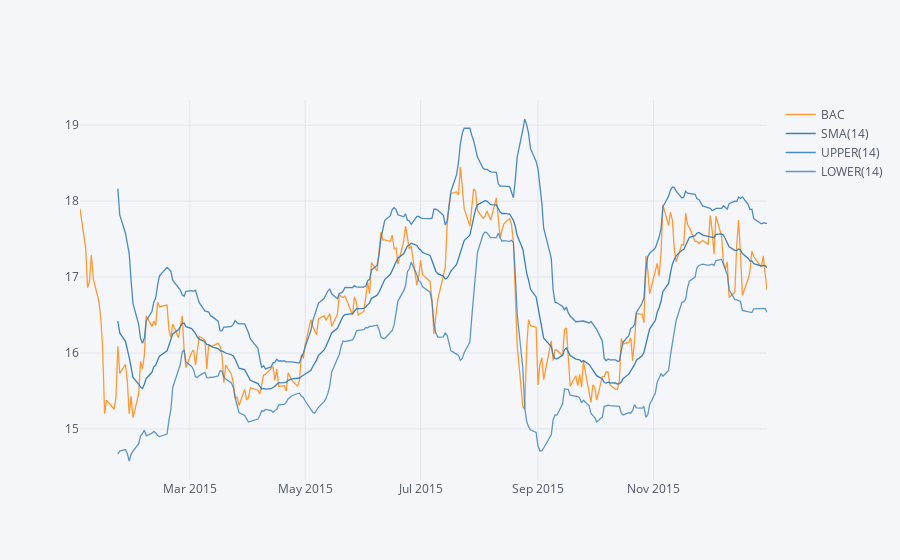

The notebook cell this image was saved under:
### Markdown cell above
#### 3-15. 繪製 BAC 在 2015 的 Bollinger Band Plot。

### Code cell
BAC = bank_stocks.xs(key = 'Close', axis =1 ,level = 'Stock Info')

BAC.loc['2015-01-01':'2016-01-01']['BAC'].ta_plot(study = 'boll')

### Figure 1 — Plotly figure (JSON) as saved in the notebook; plotly's stock layout.template omitted (floating-point values rounded to 4 significant figures; data arrays with more than 128 entries replaced by an {"elided": "..."} marker saying what was removed)
{"data": [{"line": {"color": "rgba(255, 153, 51, 1.0)", "dash": "solid", "shape": "linear", "width": 1.3}, "mode": "lines", "name": "BAC", "text": "", "type": "scatter", "x": {"elided": "252 str values"}, "y": {"elided": "252 float values"}}, {"line": {"color": "rgba(55, 128, 191, 1.0)", "dash": "solid", "shape": "linear", "width": 1.3}, "mode": "lines", "name": "SMA(14)", "text": "", "type": "scatter", "x": {"elided": "252 str values"}, "y": {"elided": "252 mixed values"}}, {"line": {"color": "rgba(55, 128, 191, 0.8999999999999999)", "dash": "solid", "shape": "linear", "width": 1.3}, "mode": "lines", "name": "UPPER(14)", "text": "", "type": "scatter", "x": {"elided": "252 str values"}, "y": {"elided": "252 mixed values"}}, {"line": {"color": "rgba(55, 128, 191, 0.7999999999999998)", "dash": "solid", "shape": "linear", "width": 1.3}, "mode": "lines", "name": "LOWER(14)", "text": "", "type": "scatter", "x": {"elided": "252 str values"}, "y": {"elided": "252 mixed values"}}], "layout": {"legend": {"bgcolor": "#F5F6F9", "font": {"color": "#4D5663"}}, "paper_bgcolor": "#F5F6F9", "plot_bgcolor": "#F5F6F9", "title": {"font": {"color": "#4D5663"}}, "xaxis": {"gridcolor": "#E1E5ED", "showgrid": true, "tickfont": {"color": "#4D5663"}, "title": {"font": {"color": "#4D5663"}, "text": ""}, "zerolinecolor": "#E1E5ED"}, "yaxis": {"gridcolor": "#E1E5ED", "showgrid": true, "tickfont": {"color": "#4D5663"}, "title": {"font": {"color": "#4D5663"}, "text": ""}, "zerolinecolor": "#E1E5ED"}}}
